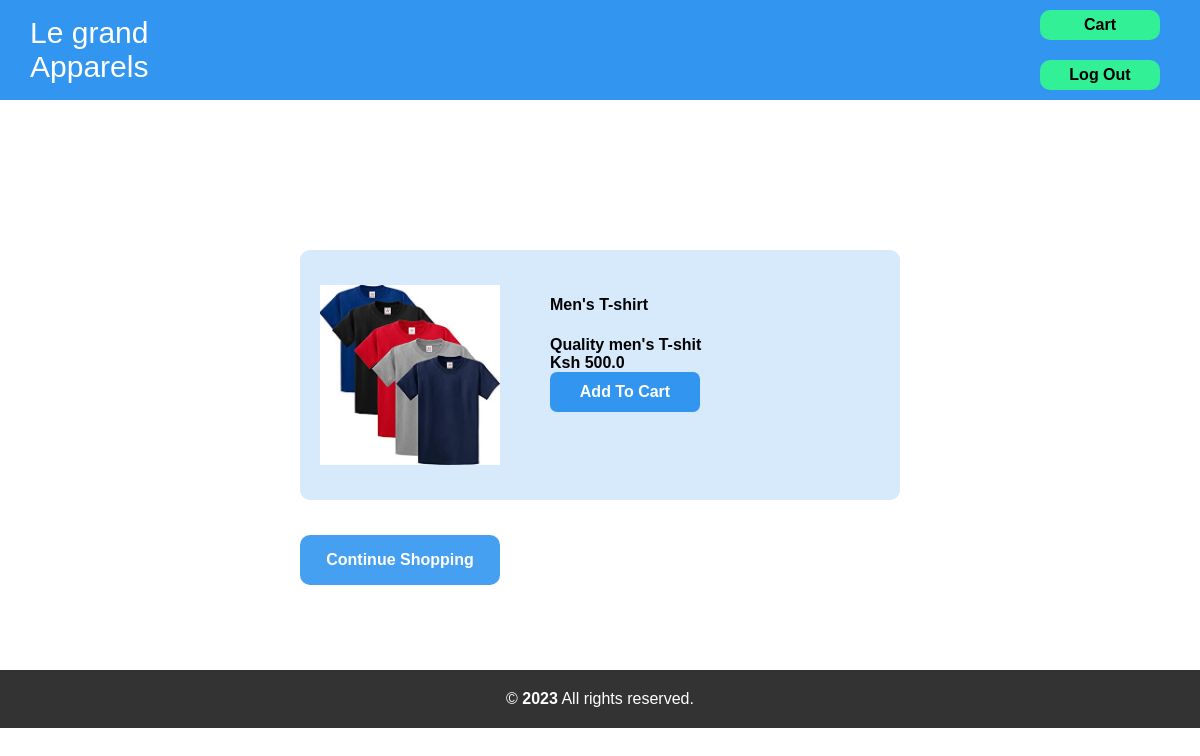
The app's page /product/3 with its own data.
### userapp/models.py (models this page shows, shortened)
class Product(models.Model):
    Product_Name = models.CharField(max_length=256)
    Main_Category = models.CharField(max_length=256)
    Sub_Category = models.CharField(max_length=256)
    Product_Description = models.CharField(max_length=256)
    Product_Price = models.FloatField()
    Product_Image = models.ImageField(upload_to='images/')

### userapp/views.py (the view)
# urls.py: path('product/<int:id>', product_details, name='product_details'),
def product_details(request, id):
    product = Product.objects.get(id=id)
    return render(request, 'product.html', {'product_details': product})

### userapp/templates/product.html (shortened to what this page needs)
{% extends 'header.html' %}
{% block maincontent %}
<div class="content_wrapper">
    <div class="image_area">
        <img src="{{ product_details.Product_Image.url }}" alt="{{ product_details.Product_Name }} image" class="image">
    </div>
    <div class="product_details">
        <h4>{{ product_details.Product_Name }}</h4>
        <p>{{ product_details.Product_Description }}</p>
        <p>Ksh {{ product_details.Product_Price }}</p>
        <a href="{% url 'add_to_cart' product_details.id %}">
            <div class="cart_button">Add To Cart</div>
        </a>
    </div>
</div>
<div class="back_button_area">
    <a href="{% url 'home' %}">
        <div class="back_button">Continue Shopping</div>
    </a>
</div>
{% endblock %}

### userapp/static/css/header.css (style rules this page uses)
body { margin: 0; padding: 0; font-family: Arial, Helvetica, sans-serif; }

### userapp/static/css/product.css (style rules this page uses)
.content_wrapper { width: 600px; height: 250px; display: flex; align-items: center; justify-content: space-between; margin: auto; background-color: rgba(50, 150, 240, 0.2); border-radius: 10px; margin-top: 150px; }
.image_area { width: 200px; height: 200px; display: flex; justify-content: center; align-items: center; margin-left: 10px; }
.image { width: 180px; height: 180px; }
.product_details { width: 350px; height: 200px; }
.product_details p { font-weight: bold; }
.cart_button { width: 150px; height: 40px; background-color: rgb(50, 150, 240); display: flex; justify-content: center; align-items: center; border-radius: 7px; color: white; text-decoration: none; font-weight: bold; }
a { text-decoration: none; }
.back_button_area { width: 600px; height: 120px; margin: auto; display: flex; align-items: center; }
.back_button { width: 200px; height: 50px; background-color: rgba(50, 150, 240, 0.9); display: flex; justify-content: center; align-items: center; color: white; font-weight: bold; border-radius: 10px; }
p { margin: 0; }

### records on screen
Product: Product_Image (picture), Product_Name "Men's T-shirt", Product_Description "Quality men's T-shit", Product_Price "500.0"
